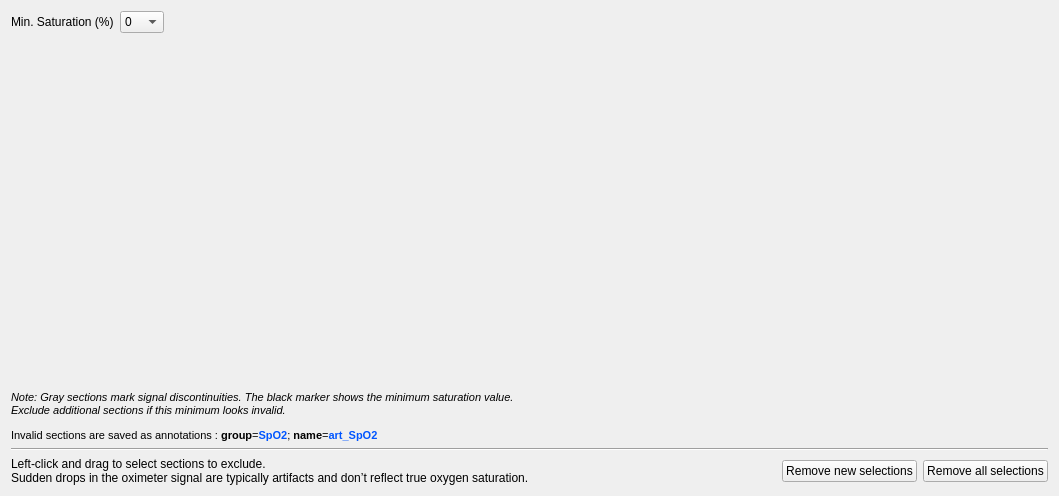
<?xml version="1.0" encoding="UTF-8"?>
<ui version="4.0">
 <class>OximeterView</class>
 <widget class="QWidget" name="OximeterView">
  <property name="geometry">
   <rect>
    <x>0</x>
    <y>0</y>
    <width>1059</width>
    <height>496</height>
   </rect>
  </property>
  <property name="windowTitle">
   <string>Form</string>
  </property>
  <layout class="QVBoxLayout" name="verticalLayout" stretch="0,1,0,0,0">
   <item>
    <layout class="QHBoxLayout" name="horizontalLayout_2" stretch="0,0,0,0,0">
     <item>
      <widget class="QLabel" name="label">
       <property name="text">
        <string>Min. Saturation (%)</string>
       </property>
      </widget>
     </item>
     <item>
      <widget class="QComboBox" name="ymin_comboBox">
       <item>
        <property name="text">
         <string>0</string>
        </property>
       </item>
       <item>
        <property name="text">
         <string>10</string>
        </property>
       </item>
       <item>
        <property name="text">
         <string>20</string>
        </property>
       </item>
       <item>
        <property name="text">
         <string>30</string>
        </property>
       </item>
       <item>
        <property name="text">
         <string>40</string>
        </property>
       </item>
       <item>
        <property name="text">
         <string>50</string>
        </property>
       </item>
       <item>
        <property name="text">
         <string>60</string>
        </property>
       </item>
       <item>
        <property name="text">
         <string>70</string>
        </property>
       </item>
       <item>
        <property name="text">
         <string>80</string>
        </property>
       </item>
       <item>
        <property name="text">
         <string>90</string>
        </property>
       </item>
      </widget>
     </item>
     <item>
      <spacer name="horizontalSpacer_3">
       <property name="orientation">
        <enum>Qt::Orientation::Horizontal</enum>
       </property>
       <property name="sizeType">
        <enum>QSizePolicy::Policy::Fixed</enum>
       </property>
       <property name="sizeHint" stdset="0">
        <size>
         <width>20</width>
         <height>20</height>
        </size>
       </property>
      </spacer>
     </item>
     <item>
      <widget class="QLabel" name="label_filename">
       <property name="text">
        <string/>
       </property>
      </widget>
     </item>
     <item>
      <spacer name="horizontalSpacer_2">
       <property name="orientation">
        <enum>Qt::Orientation::Horizontal</enum>
       </property>
       <property name="sizeHint" stdset="0">
        <size>
         <width>40</width>
         <height>20</height>
        </size>
       </property>
      </spacer>
     </item>
    </layout>
   </item>
   <item>
    <widget class="OximeterDrawArea" name="oximeter_draw_area" native="true"/>
   </item>
   <item>
    <widget class="QLabel" name="label_2">
     <property name="font">
      <font>
       <pointsize>8</pointsize>
       <italic>true</italic>
      </font>
     </property>
     <property name="text">
      <string>&lt;html&gt;&lt;head/&gt;&lt;body&gt;&lt;p&gt;Note: Gray sections mark signal discontinuities. The black marker shows the minimum saturation value. &lt;br/&gt;Exclude additional sections if this minimum looks invalid.&lt;/p&gt;&lt;p&gt;&lt;span style=&quot; font-style:normal;&quot;&gt;Invalid sections are saved as annotations : &lt;/span&gt;&lt;span style=&quot; font-weight:700; font-style:normal;&quot;&gt;group&lt;/span&gt;&lt;span style=&quot; font-style:normal;&quot;&gt;=&lt;/span&gt;&lt;span style=&quot; font-weight:700; font-style:normal; color:#0055ff;&quot;&gt;SpO2&lt;/span&gt;&lt;span style=&quot; font-style:normal;&quot;&gt;; &lt;/span&gt;&lt;span style=&quot; font-weight:700; font-style:normal;&quot;&gt;name&lt;/span&gt;&lt;span style=&quot; font-style:normal;&quot;&gt;=&lt;/span&gt;&lt;span style=&quot; font-weight:700; font-style:normal; color:#0055ff;&quot;&gt;art_SpO2&lt;/span&gt;&lt;/p&gt;&lt;/body&gt;&lt;/html&gt;</string>
     </property>
     <property name="textFormat">
      <enum>Qt::TextFormat::RichText</enum>
     </property>
    </widget>
   </item>
   <item>
    <widget class="Line" name="line">
     <property name="orientation">
      <enum>Qt::Orientation::Horizontal</enum>
     </property>
    </widget>
   </item>
   <item>
    <layout class="QHBoxLayout" name="horizontalLayout">
     <item>
      <widget class="QLabel" name="label_3">
       <property name="text">
        <string>Left-click and drag to select sections to exclude.
Sudden drops in the oximeter signal are typically artifacts and don’t reflect true oxygen saturation.</string>
       </property>
      </widget>
     </item>
     <item>
      <spacer name="horizontalSpacer">
       <property name="orientation">
        <enum>Qt::Orientation::Horizontal</enum>
       </property>
       <property name="sizeHint" stdset="0">
        <size>
         <width>40</width>
         <height>20</height>
        </size>
       </property>
      </spacer>
     </item>
     <item>
      <widget class="QPushButton" name="remove_new_pushButton">
       <property name="toolTip">
        <string>Remove all new selections, keep the ones that we already saved.</string>
       </property>
       <property name="text">
        <string>Remove new selections</string>
       </property>
      </widget>
     </item>
     <item>
      <widget class="QPushButton" name="remove_all_pushButton">
       <property name="toolTip">
        <string>Remove all selections, including the ones that we already saved.</string>
       </property>
       <property name="text">
        <string>Remove all selections</string>
       </property>
      </widget>
     </item>
    </layout>
   </item>
  </layout>
 </widget>
 <customwidgets>
  <customwidget>
   <class>OximeterDrawArea</class>
   <extends>QWidget</extends>
   <header>OximeterDrawArea</header>
   <container>1</container>
  </customwidget>
 </customwidgets>
 <resources/>
 <connections>
  <connection>
   <sender>remove_all_pushButton</sender>
   <signal>clicked()</signal>
   <receiver>OximeterView</receiver>
   <slot>remove_all_clicked()</slot>
   <hints>
    <hint type="sourcelabel">
     <x>741</x>
     <y>469</y>
    </hint>
    <hint type="destinationlabel">
     <x>407</x>
     <y>247</y>
    </hint>
   </hints>
  </connection>
  <connection>
   <sender>remove_new_pushButton</sender>
   <signal>clicked()</signal>
   <receiver>OximeterView</receiver>
   <slot>remove_new_clicked()</slot>
   <hints>
    <hint type="sourcelabel">
     <x>602</x>
     <y>469</y>
    </hint>
    <hint type="destinationlabel">
     <x>407</x>
     <y>247</y>
    </hint>
   </hints>
  </connection>
  <connection>
   <sender>ymin_comboBox</sender>
   <signal>currentTextChanged(QString)</signal>
   <receiver>OximeterView</receiver>
   <slot>min_saturation_change()</slot>
   <hints>
    <hint type="sourcelabel">
     <x>153</x>
     <y>22</y>
    </hint>
    <hint type="destinationlabel">
     <x>407</x>
     <y>247</y>
    </hint>
   </hints>
  </connection>
 </connections>
 <slots>
  <slot>remove_new_clicked()</slot>
  <slot>remove_all_clicked()</slot>
  <slot>min_saturation_change()</slot>
 </slots>
</ui>
